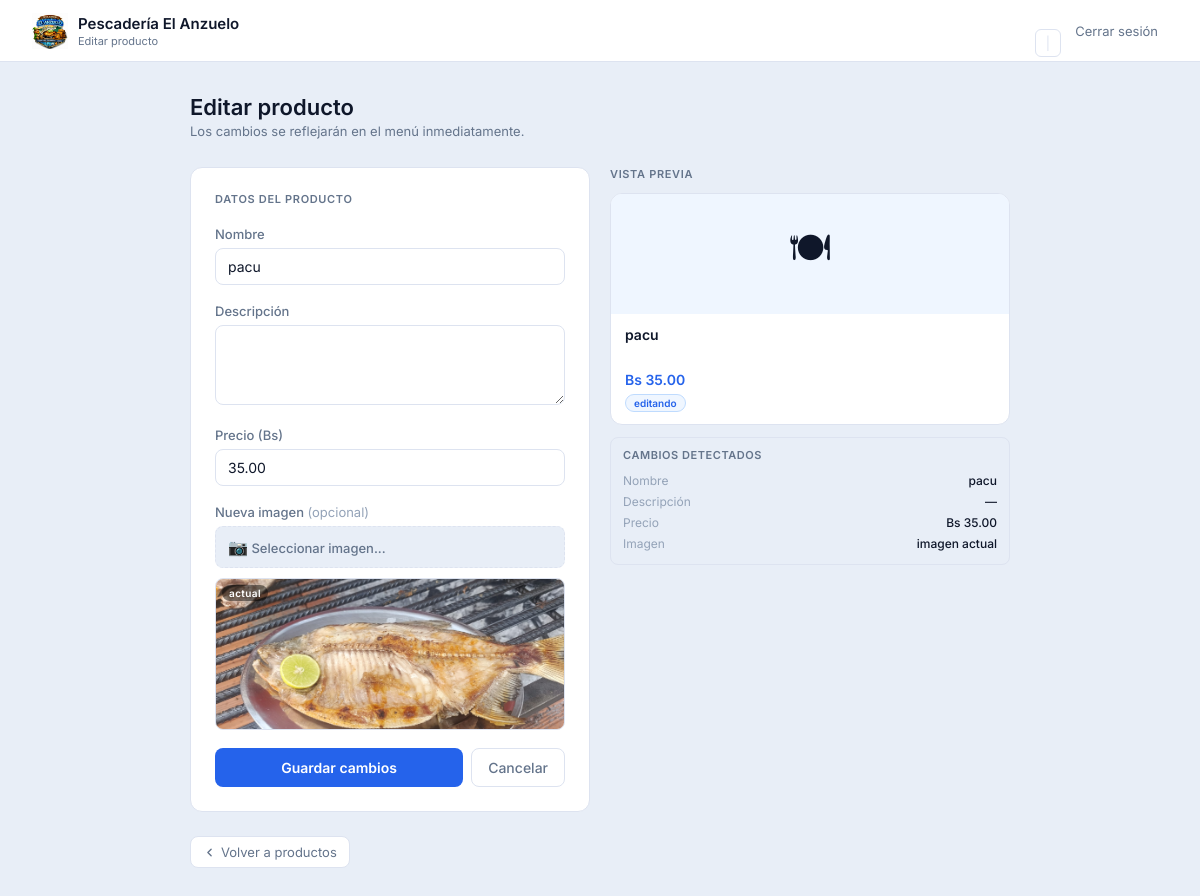
The app's page /admin-panel/productos/editar/6/ with its own data.
### sistema/models.py (models this page shows)
class Producto(models.Model):
    class Categoria(models.TextChoices):
        PLATO = 'plato', 'Plato'
        BEBIDA = 'bebida', 'Bebida'
    class BebidaTipo(models.TextChoices):
        SODA = 'soda', 'Soda'
        JUGO_NATURAL = 'jugo', 'Jugo Natural'
        OTRA = 'otra', 'Otra'
    nombre = models.CharField(max_length=100)
    descripcion = models.TextField(blank=True)
    precio = models.DecimalField(max_digits=6, decimal_places=2)
    categoria = models.CharField(max_length=10, choices=Categoria.choices)
    bebida_tipo = models.CharField(max_length=20, choices=BebidaTipo.choices, blank=True)
    imagen = models.ImageField(upload_to='productos/', null=True, blank=True)

### sistema/views.py (the view, shortened to what this page needs)
# urls.py: path('admin-panel/productos/editar/<int:id>/', views.editar_producto, name='editar_producto'),
def editar_producto(request, id):
    producto = Producto.objects.get(id=id)
    return render(request, 'sistema/editar_producto.html', {
        'producto': producto
    })

### sistema/templates/sistema/editar_producto.html (shortened to what this page needs)
{% load static %}
<!DOCTYPE html>
<html lang="es">
<head>
</head>
<body>
<header>
    <div class="brand">
        <img src="{% static 'sistema/logo.jpeg' %}" alt="Logo">
        <div>
            <div class="brand-name">Pescadería El Anzuelo</div>
            <div class="brand-sub">Editar producto</div>
        </div>
    </div>
    <div class="header-links">
        <a href="{% url 'admin_panel' %}" class="back-link">
        <span class="sep">|</span>
        <a href="/login/">Cerrar sesión</a>
    </div>
</header>
<div class="page">
    <div class="page-top">
        <h1>Editar producto</h1>
        <p>Los cambios se reflejarán en el menú inmediatamente.</p>
    </div>
    <div class="grid">
        <div class="card">
            <div class="card-title">Datos del producto</div>
            <form method="POST" enctype="multipart/form-data" id="editForm">
                <div class="field">
                    <label for="nombre">Nombre</label>
                    <input type="text" name="nombre" id="nombre"
                           value="{{ producto.nombre }}" required autocomplete="off">
                </div>
                <div class="field">
                    <label for="descripcion">Descripción</label>
                    <textarea name="descripcion" id="descripcion">{{ producto.descripcion }}</textarea>
                </div>
                <div class="field">
                    <label for="precio">Precio (Bs)</label>
                    <input type="number" name="precio" id="precio"
                           value="{{ producto.precio }}" step="0.01" min="0" required>
                </div>
                <div class="field">
                    <label>Nueva imagen <span style="color:var(--text-hint);font-weight:400;">(opcional)</span></label>
                    <label class="upload-label">
                        <span class="upload-icon">📷</span>
                        <span id="fileName">Seleccionar imagen...</span>
                    </label>
                    {% if producto.imagen %}
                    <div class="img-actual" id="imgActualWrap">
                        <span class="img-actual-label">actual</span>
                        <img src="{{ producto.imagen.url }}" alt="{{ producto.nombre }}">
                    </div>
                    {% endif %}
                </div>
                <div class="actions">
                    <button type="submit" class="btn-save">Guardar cambios</button>
                    <a href="{% url 'productos' %}" class="btn-cancel">Cancelar</a>
                </div>
            </form>
        </div>
        <div class="preview-section">
            <div class="preview-label">Vista previa</div>
            <div class="prod-card">
                <div class="prod-card-img" id="prevImgWrap">
                    <span id="prevEmoji">🍽</span>
                </div>
                <div class="prod-card-body">
                    <div class="prod-card-name"  id="prevNombre">{{ producto.nombre }}</div>
                    <div class="prod-card-desc"   id="prevDesc">{{ producto.descripcion }}</div>
                    <div class="prod-card-price"  id="prevPrecio">Bs {{ producto.precio }}</div>
                    <span class="badge-editando">editando</span>
                </div>
            </div>
            <div class="changes-box">
                <div class="changes-title">Cambios detectados</div>
                <div class="change-row">
                    <span class="change-key">Nombre</span>
                    <span class="change-val" id="chgNombre">{{ producto.nombre }}</span>
                </div>
                <div class="change-row">
                    <span class="change-key">Descripción</span>
                    <span class="change-val" id="chgDesc">{{ producto.descripcion|default:"—" }}</span>
                </div>
                <div class="change-row">
                    <span class="change-key">Precio</span>
                    <span class="change-val" id="chgPrecio">Bs {{ producto.precio }}</span>
                </div>
                <div class="change-row">
                    <span class="change-key">Imagen</span>
                    <span class="change-val" id="chgImg">{% if producto.imagen %}imagen actual{% else %}sin imagen{% endif %}</span>
                </div>
            </div>
        </div>
    </div>
    <a href="{% url 'productos' %}" class="back-link">
        <svg viewBox="0 0 24 24"><polyline points="15 18 9 12 15 6"/></svg>
        Volver a productos
    </a>
</div>
</body>
</html>

### records on screen
Producto: nombre "pacu", precio "35.00", imagen (picture), descripcion "—"
